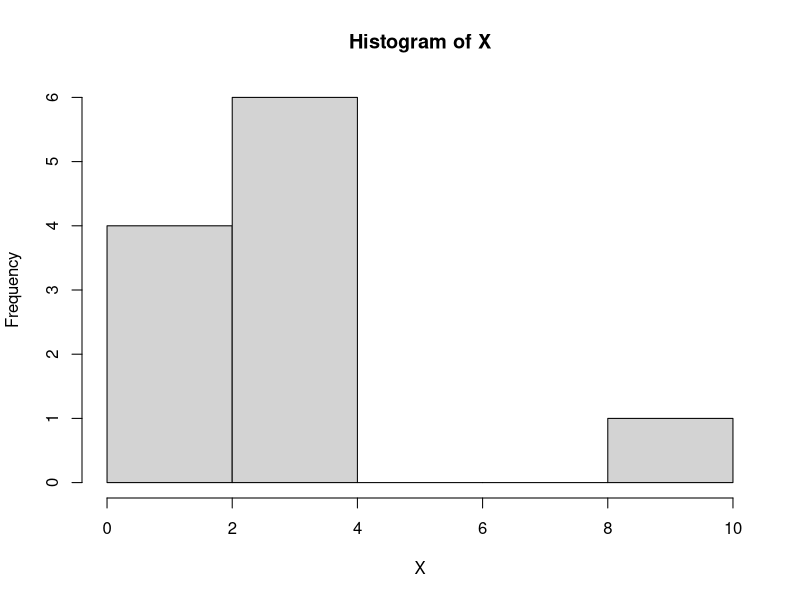
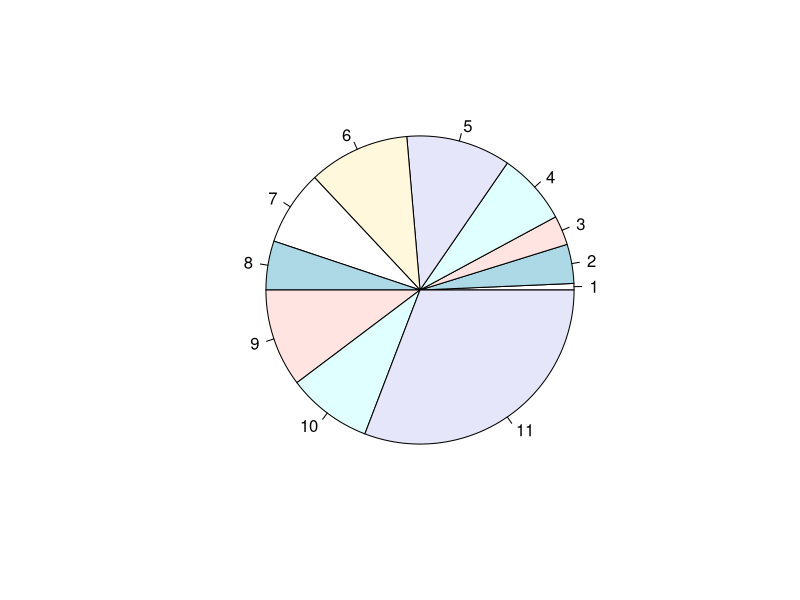
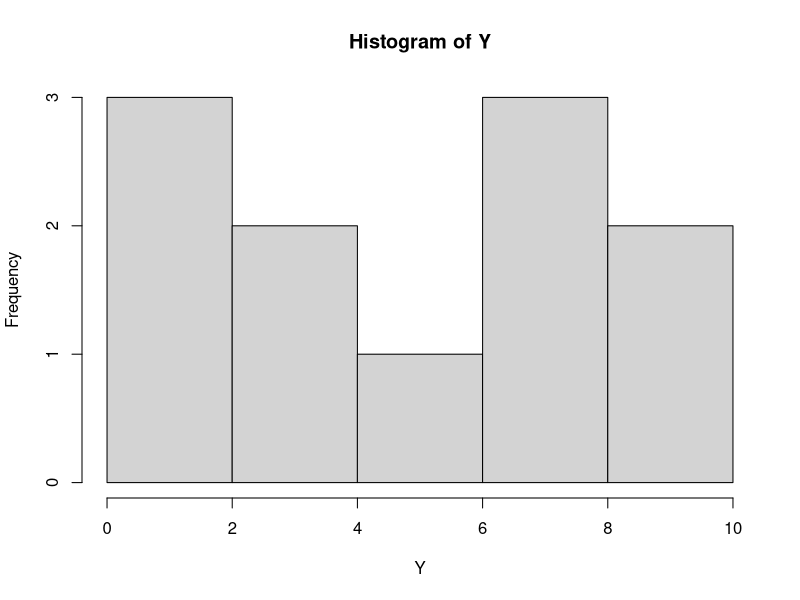
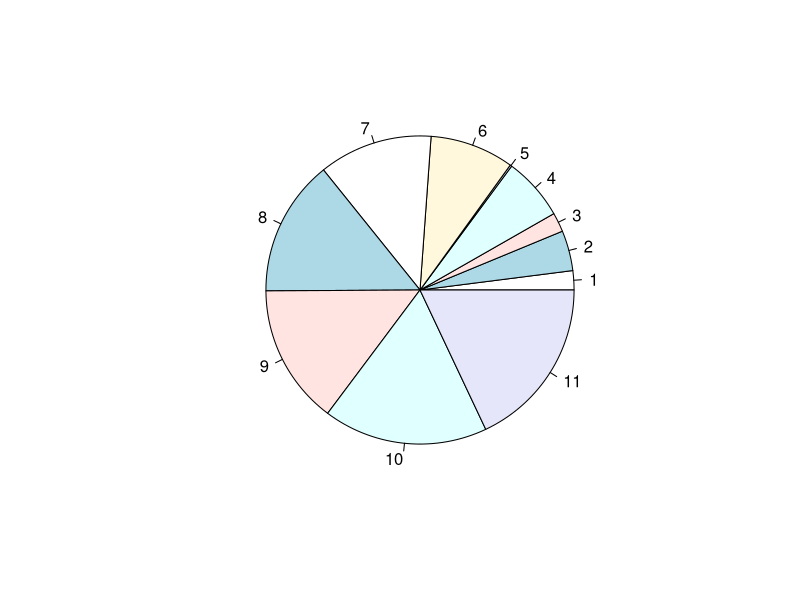
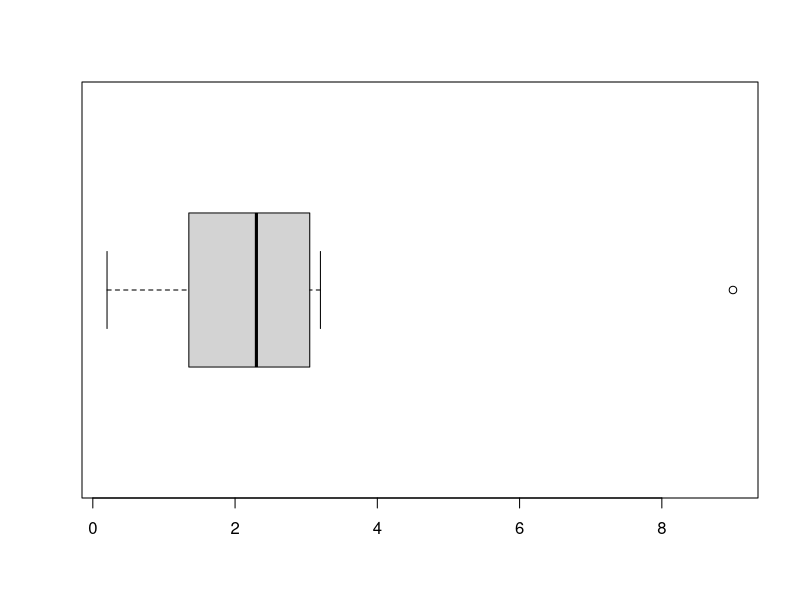
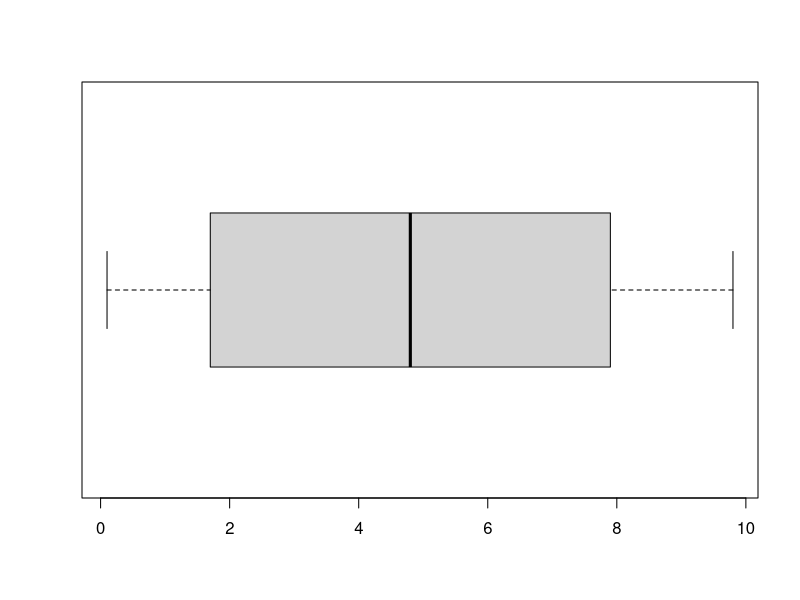
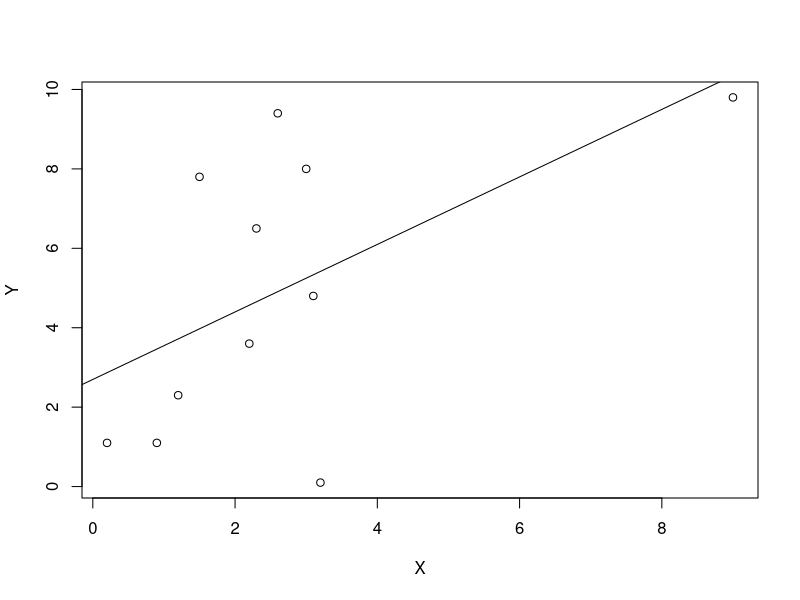
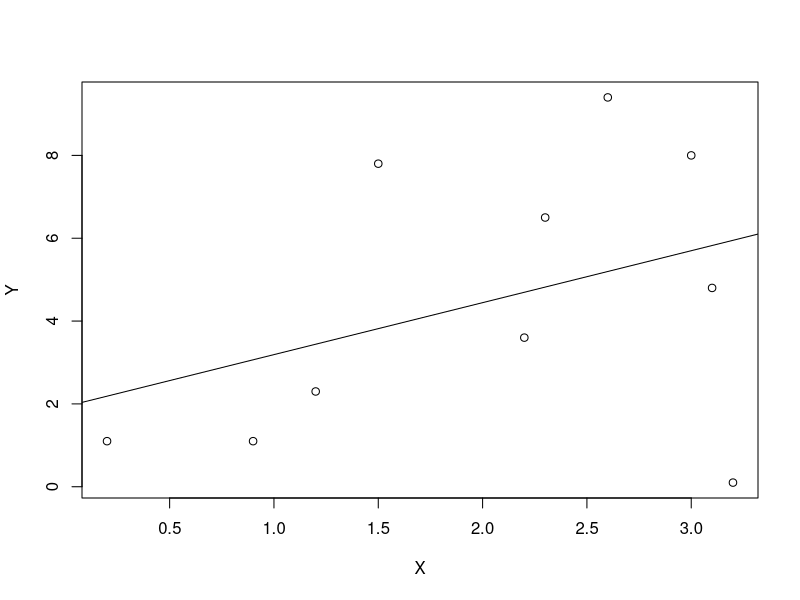

Here is the R script that generated these plots, in order:
## ---- chunk 1
knitr::opts_chunk$set(echo = TRUE)
## ---- chunk 2
X <- c(0.2,1.2,0.9,2.2,3.2,3.1,2.3,1.5,3.0,2.6 ,9.0)
Y <- c(1.1, 2.3 , 1.1 , 3.6 , 0.1 , 4.8 , 6.5 , 7.8 , 8.0 , 9.4 , 9.8)

#i
hist(X)
#The distrubution of the Historgram of X is Right skewed. 
#Most of the data is on the left side of the plot and the tail is on the right side. 
#The median is 2.3 and we use median becuase the data is skewed.

pie(X)

hist(Y)
#The distrubution of the Histogram of Y is a bimodial distrubtion. 
#It has two peaks of the same height.

pie(Y)

#ii
#Boxplot for X
boxplot(X, horizontal = TRUE)

#Five number summary for X
summary(X)

#variance for X
var(X)

#Outliers:
#For X, there is one outlier and it is 9.0

#Boxplot for Y
boxplot(Y, horizontal = TRUE)

#Five number summary for Y
summary(Y)

#Variance for Y
var(Y)

#Outliers
#There are no outliers for Y according to the boxplot

#iii
#Scatterplot of (X,Y)
plot(X,Y)
abline(lm(Y~X))
#Correlation Coefficient is 0.5571167 based on
cor(X,Y)
#Since the correlation is postive, this means that the linear association
#between X and Y is positively correlated. Therefore, as X increases, so will Y

#iv
#Yes there is an outlier at (9.0,9.8)
#Now to remove
X <- c(0.2,1.2,0.9,2.2,3.2,3.1,2.3,1.5,3.0,2.6)
Y <- c(1.1 , 2.3 , 1.1 , 3.6 , 0.1 , 4.8 , 6.5 , 7.8 , 8.0 , 9.4)
#Re-Plot
plot(X,Y)
abline(lm(Y~X))
#Correlation Coefficient is 0.3873604 based on
cor(X,Y)


#v
#The difference between iii and iv is that the new correlation coefficient in iv is 
#lower and closer to 0 than the one in iii. This means that the relationship between
#X and Y is less linear than before.

#vi
#normal QQ plot of X
qqnorm(X)
qqline(X)
#normal QQ plot of Y
qqnorm(Y)
qqline(Y)
#The data in X is more likely to be of normal distrubtion because the data represents a
#more straight diagonal line.
